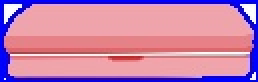
#> input picture Videos_e_Imagens/Objetos/1.jpg, 129 x 41 px, given in place of objetos.jpg, which was not available (shown 2 times larger)
$ python SeparandoObjetos.py
#> lines starting #> are read from the running program, lines starting #| are printed output that depends on the picture; after the words box and inside, x2 and y2 are one past the last pixel; in counts of white or black regions, pixels touching at a corner belong together; pictures that were not available may be replaced by others from this repository, and a replacement may not be noted
import cv2

img = cv2.imread("../Videos_e_Imagens/Objetos/objetos.jpg")
#> img is the input picture: shape (41, 129, 3); mean B, G, R 173.5, 130, 197.5

#Redimensionando a imagem
img = cv2.resize(img,(600,500))
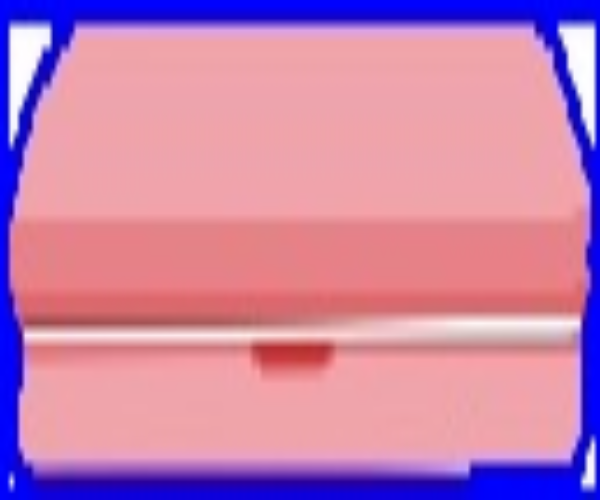
#> img: shape (500, 600, 3); mean B, G, R 173.4, 129.9, 197.4

#Aplicando Filtros
imgCinza = cv2.cvtColor(img,cv2.COLOR_RGB2GRAY)
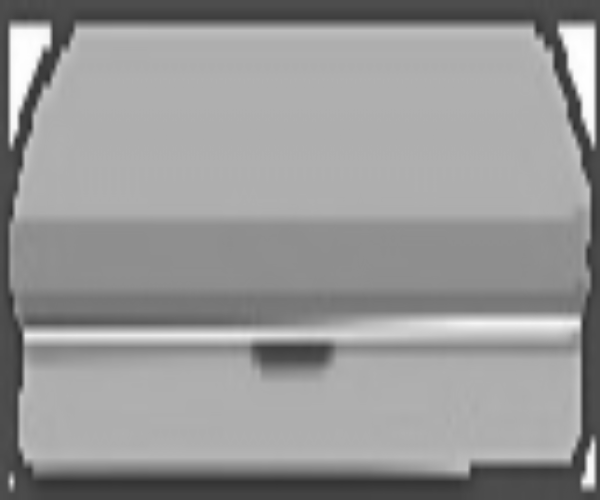
#> imgCinza: shape (500, 600); min 43, max 255, mean 150.6
imgCanny = cv2.Canny(imgCinza,30,200)
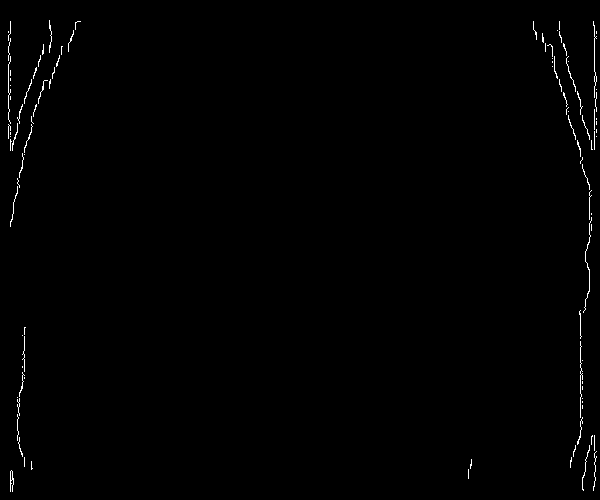
#> imgCanny: shape (500, 600); 0.62% white in thin lines or dots

#Aplicando Morfologia   - Melhora precisao
imgClose = cv2.morphologyEx(imgCanny,cv2.MORPH_CLOSE,(7,7))
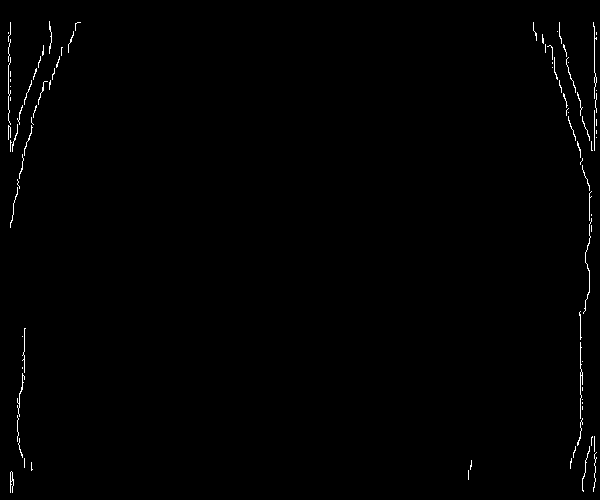
#> imgClose: shape (500, 600); 0.63% white in thin lines or dots

#Separando os contornos dos objetos
contorno,hierarquia = cv2.findContours(imgClose,cv2.RETR_EXTERNAL,cv2.CHAIN_APPROX_NONE)
#> contorno = 90 contours, 89 with area under 20; largest, box (x1, y1, x2, y2) and area: (10, 471, 14, 493) 22

#Cortando cada objeto da imagem
Obj = 1

for i in contorno:
    #Capturando item por item
    cv2.drawContours(img,i,-1,(255,0,0),2)

    #colocando retangulos nos objetos
    x,y,w,h = cv2.boundingRect(i)           #Pegando as coordenadas dos objetos
    cv2.rectangle(img,(x,y),(x+w,y+h),(255,0,0),2)    #Desenhando o retangulo

    #Fazendo os recortes
    objeto = img[y:y+h,x:x+w]
    cv2.imwrite(f"../Videos_e_Imagens/Objetos/{Obj}.jpg",objeto)

    Obj+=1
#> this loop made 90 passes
#> (x, y, w, h) on passes 1 to 12: (10, 471, 4, 22), (468, 470, 1, 10), (31, 462, 2, 9), (470, 460, 2, 10), (570, 458, 2, 11), (24, 458, 1, 10), (593, 452, 4, 40), (582, 446, 8, 46), (573, 446, 3, 12), (18, 438, 5, 20), (594, 436, 1, 16), (591, 436, 2, 10)
#> (x, y, w, h, objeto) on passes 15, 17, 18, 21, 23, 38: (582, 406, 1, 4, [[255, 0, 0], [255, 0, 0], [255, 0, 0], [255, 0, 0]]), (582, 399, 1, 1, [[255, 0, 0]]), (582, 387, 1, 4, [[255, 0, 0], [255, 0, 0], [255, 0, 0], [255, 0, 0]]), (582, 361, 1, 1, [[255, 0, 0]]), (22, 336, 1, 1, [[255, 0, 0]]), (596, 137, 1, 1, [[255, 0, 0]])
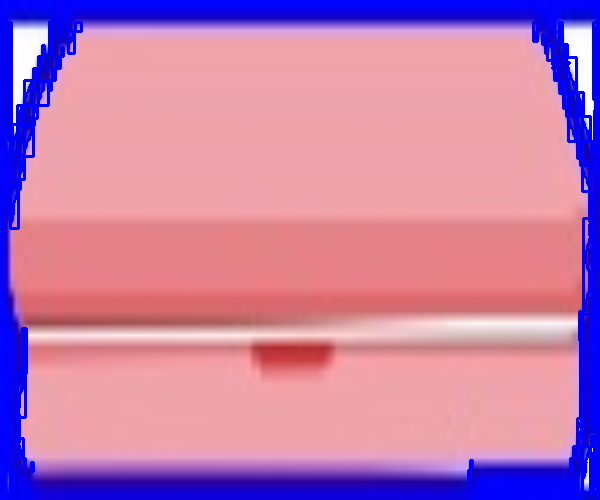
#> img: shape (500, 600, 3); 3.71% of pixels changed, all inside (x1, y1, x2, y2) = (7, 20, 599, 495)
#> after the loop, Obj = 91

#Exibindo imagens
cv2.imshow("Imagem Original",img)
cv2.imshow("Imagem Cinza",imgCinza)
cv2.imshow("Imagem Filtro Canny",imgCanny)

cv2.waitKey(0)

$ run again, on Videos_e_Imagens/Objetos/13.jpg
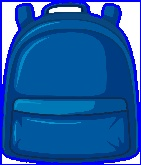
#> input picture Videos_e_Imagens/Objetos/13.jpg, 141 x 165 px, given in place of objetos.jpg, which was not available
#> img is the input picture: shape (165, 141, 3); mean B, G, R 165.3, 90, 28.2
#> `imgCanny = cv2.Canny(imgCinza,30,200)`:
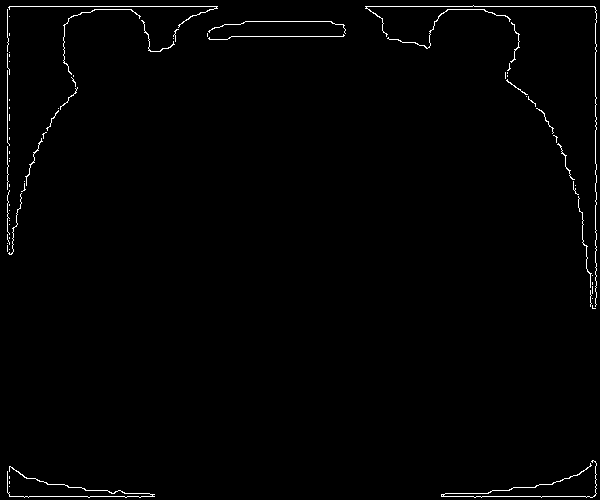
#> imgCanny: shape (500, 600); 1.1% white in thin lines or dots
#> imgClose: shape (500, 600); 1.1% white in thin lines or dots
#> contorno = 55 contours, 47 with area under 20; largest, box (x1, y1, x2, y2) and area: (7, 467, 155, 499) 34, (441, 461, 597, 499) 34, (557, 144, 592, 289) 34, (387, 10, 511, 50) 30, (365, 6, 597, 310) 26, (8, 7, 218, 43) 26, (63, 10, 141, 76) 23, (141, 21, 175, 53) 21
#> the loop `for i in contorno:` made 55 passes
#> (x, y, w, h) on passes 4, 5, 7, 8, 11, 13, 17, 20: (7, 467, 148, 32), (441, 461, 156, 38), (590, 291, 2, 17), (592, 283, 1, 12), (7, 244, 1, 9), (7, 235, 3, 11), (7, 191, 3, 45), (8, 182, 18, 74)
#> after the loop `for i in contorno:`:
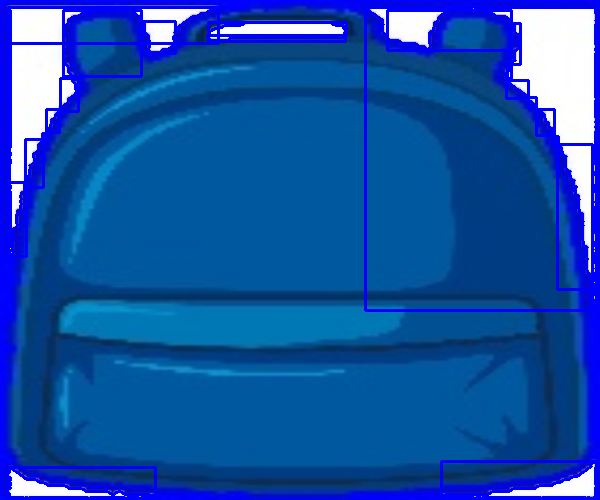
#> img: shape (500, 600, 3); mean B, G, R 168.7, 82.3, 21.6
#> after the loop `for i in contorno:`: Obj = 56

$ run again, on Videos_e_Imagens/Objetos/14.jpg
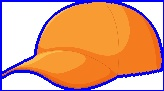
#> input picture Videos_e_Imagens/Objetos/14.jpg, 164 x 91 px, given in place of objetos.jpg, which was not available
#> img is the input picture: shape (91, 164, 3); mean B, G, R 129.8, 159.4, 219.3
#> `imgCanny = cv2.Canny(imgCinza,30,200)`:
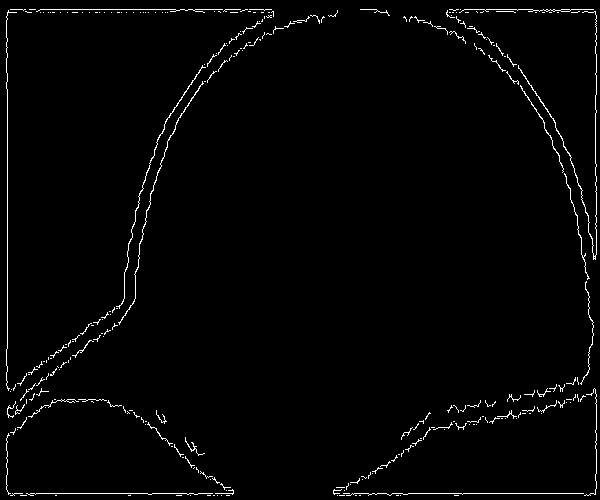
#> imgCanny: shape (500, 600); 1.8% white in thin lines or dots
#> imgClose: shape (500, 600); 1.9% white in thin lines or dots
#> contorno = 220 contours, 211 with area under 20; largest, box (x1, y1, x2, y2) and area: (459, 10, 597, 261) 178, (116, 66, 206, 310) 65, (118, 82, 204, 326) 60, (6, 434, 213, 497) 48, (28, 400, 107, 419) 42
#> the loop `for i in contorno:` made 220 passes
#> (x, y, w, h) on passes 4 to 6: (215, 490, 19, 7), (333, 488, 251, 9), (346, 484, 3, 7)
#> after the loop `for i in contorno:`:
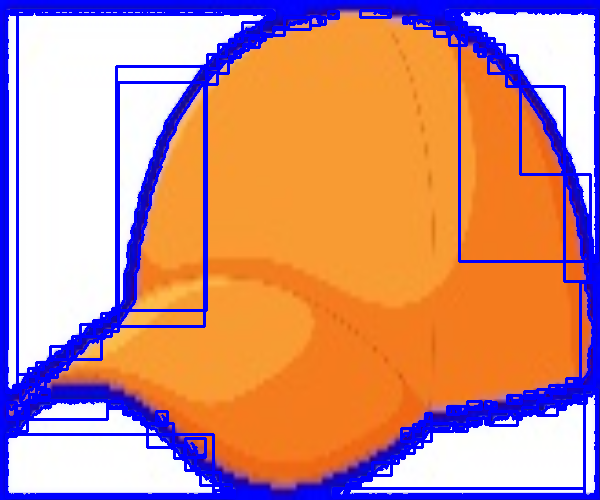
#> img: shape (500, 600, 3); mean B, G, R 138.1, 144.3, 201.2
#> after the loop `for i in contorno:`: Obj = 221
